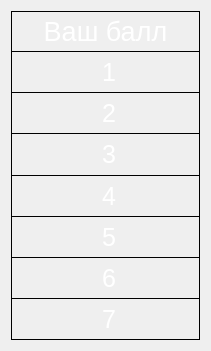
  <widget class="QWidget" name="verticalLayoutWidget_5">
   <property name="geometry">
    <rect>
     <x>850</x>
     <y>170</y>
     <width>211</width>
     <height>351</height>
    </rect>
   </property>
   <layout class="QVBoxLayout" name="vl_5">
    <property name="spacing">
     <number>0</number>
    </property>
    <item>
     <widget class="QLabel" name="u_point">
      <property name="font">
       <font>
        <pointsize>20</pointsize>
        <weight>50</weight>
        <bold>false</bold>
       </font>
      </property>
      <property name="styleSheet">
       <string notr="true">color:#ffffff;
border-style: solid; 
border-width: 1px;
border-color: black;</string>
      </property>
      <property name="text">
       <string>Ваш балл</string>
      </property>
      <property name="alignment">
       <set>Qt::AlignCenter</set>
      </property>
     </widget>
    </item>
    <item>
     <widget class="QLabel" name="u_point_12">
      <property name="font">
       <font>
        <pointsize>19</pointsize>
        <weight>50</weight>
        <bold>false</bold>
       </font>
      </property>
      <property name="styleSheet">
       <string notr="true">color:#ffffff;
border-style: solid; 
border-color: black;
border-top-width: 0px;
border-right-width: 1px;
border-bottom-width: 1px;
border-left-width: 1px;</string>
      </property>
      <property name="text">
       <string> 1</string>
      </property>
      <property name="alignment">
       <set>Qt::AlignCenter</set>
      </property>
     </widget>
    </item>
    <item>
     <widget class="QLabel" name="u_point_13">
      <property name="font">
       <font>
        <pointsize>19</pointsize>
        <weight>50</weight>
        <bold>false</bold>
       </font>
      </property>
      <property name="styleSheet">
       <string notr="true">color:#ffffff;
border-style: solid; 
border-color: black;
border-top-width: 0px;
border-right-width: 1px;
border-bottom-width: 1px;
border-left-width: 1px;</string>
      </property>
      <property name="text">
       <string> 2</string>
      </property>
      <property name="alignment">
       <set>Qt::AlignCenter</set>
      </property>
     </widget>
    </item>
    <item>
     <widget class="QLabel" name="u_point_14">
      <property name="font">
       <font>
        <pointsize>19</pointsize>
        <weight>50</weight>
        <bold>false</bold>
       </font>
      </property>
      <property name="styleSheet">
       <string notr="true">color:#ffffff;
border-style: solid; 
border-color: black;
border-top-width: 0px;
border-right-width: 1px;
border-bottom-width: 1px;
border-left-width: 1px;</string>
      </property>
      <property name="text">
       <string> 3</string>
      </property>
      <property name="alignment">
       <set>Qt::AlignCenter</set>
      </property>
     </widget>
    </item>
    <item>
     <widget class="QLabel" name="u_point_15">
      <property name="font">
       <font>
        <pointsize>19</pointsize>
        <weight>50</weight>
        <bold>false</bold>
       </font>
      </property>
      <property name="styleSheet">
       <string notr="true">color:#ffffff;
border-style: solid; 
border-color: black;
border-top-width: 0px;
border-right-width: 1px;
border-bottom-width: 1px;
border-left-width: 1px;</string>
      </property>
      <property name="text">
       <string> 4</string>
      </property>
      <property name="alignment">
       <set>Qt::AlignCenter</set>
      </property>
     </widget>
    </item>
    <item>
     <widget class="QLabel" name="u_point_16">
      <property name="font">
       <font>
        <pointsize>19</pointsize>
        <weight>50</weight>
        <bold>false</bold>
       </font>
      </property>
      <property name="styleSheet">
       <string notr="true">color:#ffffff;
border-style: solid; 
border-color: black;
border-top-width: 0px;
border-right-width: 1px;
border-bottom-width: 1px;
border-left-width: 1px;</string>
      </property>
      <property name="text">
       <string> 5</string>
      </property>
      <property name="alignment">
       <set>Qt::AlignCenter</set>
      </property>
     </widget>
    </item>
    <item>
     <widget class="QLabel" name="u_point_17">
      <property name="font">
       <font>
        <pointsize>19</pointsize>
        <weight>50</weight>
        <bold>false</bold>
       </font>
      </property>
      <property name="styleSheet">
       <string notr="true">color:#ffffff;
border-style: solid; 
border-color: black;
border-top-width: 0px;
border-right-width: 1px;
border-bottom-width: 1px;
border-left-width: 1px;</string>
      </property>
      <property name="text">
       <string> 6</string>
      </property>
      <property name="alignment">
       <set>Qt::AlignCenter</set>
      </property>
     </widget>
    </item>
    <item>
     <widget class="QLabel" name="u_point_18">
      <property name="font">
       <font>
        <pointsize>19</pointsize>
        <weight>50</weight>
        <bold>false</bold>
       </font>
      </property>
      <property name="styleSheet">
       <string notr="true">color:#ffffff;
border-style: solid; 
border-color: black;
border-top-width: 0px;
border-right-width: 1px;
border-bottom-width: 1px;
border-left-width: 1px;</string>
      </property>
      <property name="text">
       <string> 7</string>
      </property>
      <property name="alignment">
       <set>Qt::AlignCenter</set>
      </property>
     </widget>
    </item>
   </layout>
  </widget>
